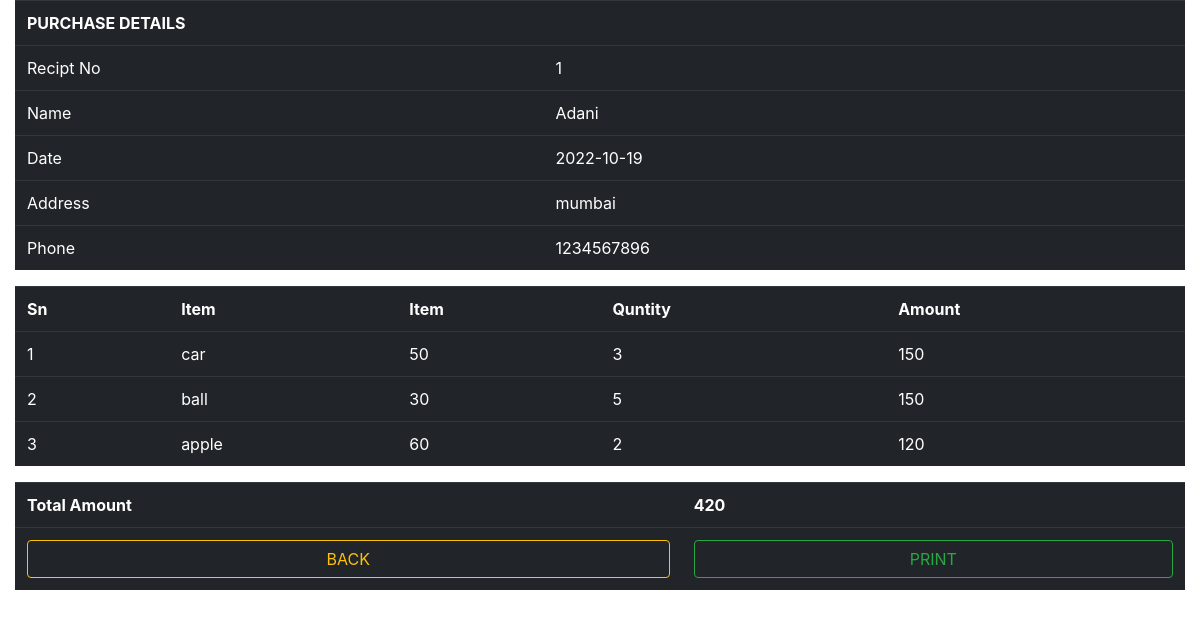
/refresh.php?name=Adani&rdate=2022-10-19&rno=1&id=124&n=6, run on the app's committed database.
### tables this page shows
CREATE TABLE `client` (
  `id` int(11) NOT NULL,
  `name` varchar(20) NOT NULL,
  `address` varchar(30) NOT NULL,
  `number` bigint(20) NOT NULL,
  `status` int(11) NOT NULL DEFAULT 1
);

CREATE TABLE `p2` (
  `id` int(10) NOT NULL,
  `pid` int(20) NOT NULL,
  `item` varchar(50) NOT NULL,
  `price` float NOT NULL,
  `qun` int(10) NOT NULL,
  `amt` float NOT NULL
);

CREATE TABLE `p1` (
  `id` int(20) NOT NULL,
  `rno` int(30) NOT NULL,
  `rdate` date NOT NULL,
  `name` varchar(50) NOT NULL,
  `amt` float NOT NULL
);

### refresh.php (the view, shortened to what this page needs)
<head>
<link rel="stylesheet" href="https://cdn.jsdelivr.net/npm/bootstrap@4.0.0/dist/css/bootstrap.min.css">
</head>
<body>
<?php
$rno=$_GET['rno'];
$name=$_GET['name'];
$rdate=$_GET['rdate'];
$target=$_GET['n'];
$con=mysqli_connect("localhost","root","","bd");
if($target==6)
{
    $result=mysqli_query($con,"SELECT `address` , `number` FROM `client` WHERE `name`='$name'");
    $row = mysqli_fetch_array($result);
    $q1 = $row[0];
    $q2 = $row[1];
    $des="PURCHASE DETAILS";
    $sql1="SELECT `amt` FROM `p1` WHERE `rno`=$rno";
    $result=mysqli_query($con,$sql1);
    $row = mysqli_fetch_array($result);
    $q3 = $row[0];
}
?>
<center>
<div id="pricing" class="container-fluid">
      <table class="table table-hover table-dark">
      <tr>
        <th colspan="2"><?php echo$des;?></th>
      </tr>
        <tr>
          <td>Recipt No</td>
          <td><?php echo$rno?></td>
        </tr>
        <tr>
          <td>Name</td>
          <td><?php echo$name?></td>
        </tr>
        <tr>
          <td>Date</td>
          <td><?php echo$rdate?></td>
        </tr>
        <tr>
          <td>Address</td>
          <td><?php echo$q1?></td>
        </tr>
        <tr>
          <td>Phone</td>
          <td><?php echo$q2?></td>
        </tr>
      </table>
</div>
      </center>
      <div id="pricing" class="container-fluid">
      <table class="table table-hover table-dark">
      <tr>
        <th>Sn</th>
        <th>Item</th>
        <th>Item</th>
        <th>Quntity</th>
        <th>Amount</th>
      </tr>
      <?php
      if($target==6)
      {
          $sql="SELECT * FROM p2 WHERE pid = '$rno'";
          $result=$con->query($sql);
          $no=1;
          while($row=$result->fetch_assoc())
          {
            echo"
            <tr>
              <td>".$no."</td>
              <td>".$row["item"]."</td>
              <td>".$row["price"]."</td>
              <td>".$row["qun"]."</td>
              <td>".$row["amt"]."</td>
              </tr>
            ";
            $no++;
          }
       }
?>
      </table>
      </div>
      <form method="POST">
      <div id="pricing" class="container-fluid">
      <table class="table table-hover table-dark">
        <tr>
          <th>Total Amount</th>
          <th><?php echo$q3?></th>
        </tr>
        <tr>
            <td><button style='width:100%' class='btn btn-outline-warning'name="no" type="submit">BACK</button></td>
            <td><input style='width:100%' class='btn btn-outline-success' name="ok" value="PRINT" type="button" onclick="window.print()" /></td>
        </tr>
      </table>
      </div>
      </form>
</body>

### data on the page
client: address "mumbai", number "1234567896"
p2: item "car", price "50", qun "3", amt "150"
p2: item "ball", price "30", qun "5", amt "150"
p2: item "apple", price "60", qun "2", amt "120"
p1: amt "420"

### other printed values
$des "PURCHASE DETAILS"
$rno "1"
$name "Adani"
$rdate "2022-10-19"
